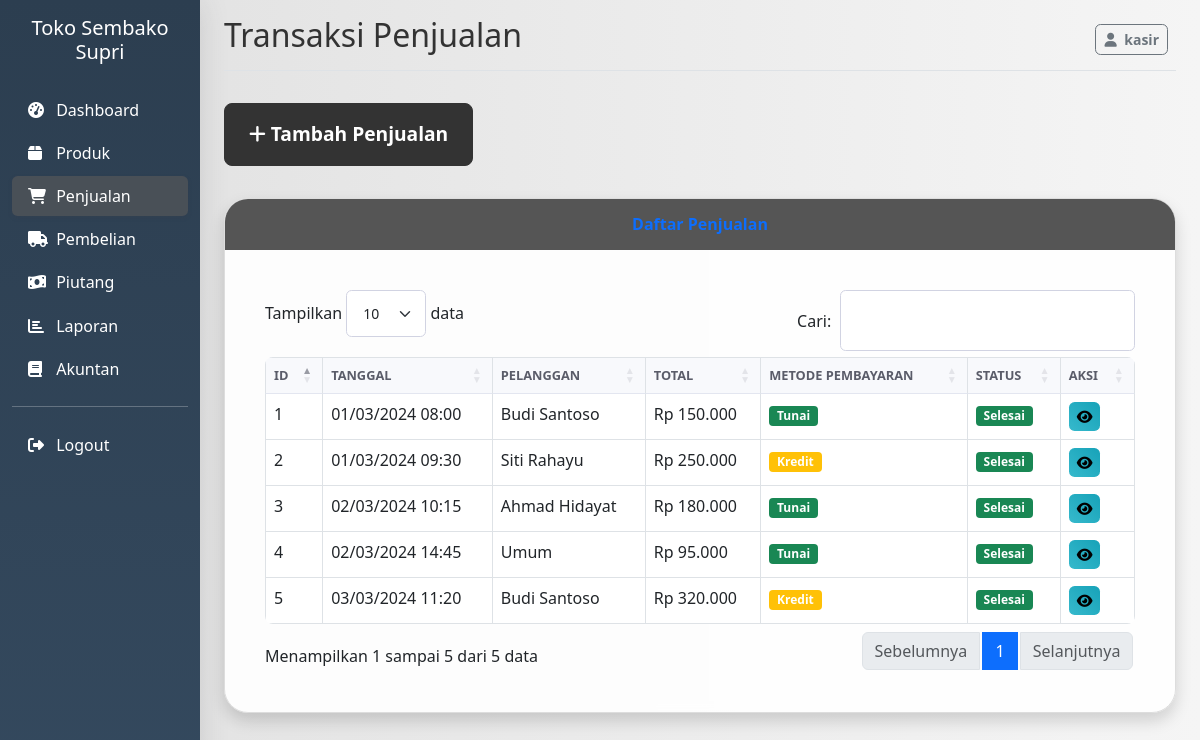
The page /index.php?page=sales (signed in) on the database its author committed.
### tables this page shows
CREATE TABLE `sales` (
  `id` int(11) NOT NULL AUTO_INCREMENT,
  `date` datetime NOT NULL,
  `customer_name` varchar(255) NOT NULL,
  `total` decimal(10,2) NOT NULL,
  `payment_method` enum('cash','credit') NOT NULL DEFAULT 'cash',
  `status` enum('completed','cancelled') NOT NULL DEFAULT 'completed',
  `created_at` timestamp NOT NULL DEFAULT current_timestamp(),
  `updated_at` timestamp NOT NULL DEFAULT current_timestamp() ON UPDATE current_timestamp(),
  PRIMARY KEY (`id`)
);

### models/Sale.php (called while the page is built, shortened)
<?php
class Sale {
    private $conn;
    private $table = 'sales';
    private $database;
    public function __construct() {
        $this->database = new Database();
    }
    private function reconnect() {
        try {
            $this->conn = $this->database->getConnection();
            return true;
        } catch (Exception $e) {
            throw new Exception("Failed to connect to database: " . $e->getMessage());
        }
    }
    public function getAll() {
        try {
            $query = "SELECT * FROM " . $this->table . " ORDER BY date DESC";
            $stmt = $this->conn->prepare($query);
            $stmt->execute();
            return $stmt->fetchAll(PDO::FETCH_ASSOC);
        } catch (PDOException $e) {
            throw new Exception("Error getting sales: " . $e->getMessage());
        }
    }
}
?>

### config/database.php (called while the page is built, shortened)
<?php
class Database {
    private $host = 'localhost';
    private $username = 'root';
    private $password = '';
    private $database = 'toko_sembako_supri';
    public function getConnection() {
        $this->conn = null;
        try {
            $options = [
                PDO::ATTR_ERRMODE => PDO::ERRMODE_EXCEPTION,
                PDO::ATTR_DEFAULT_FETCH_MODE => PDO::FETCH_ASSOC,
                PDO::ATTR_EMULATE_PREPARES => false,
                PDO::MYSQL_ATTR_INIT_COMMAND => "SET NAMES utf8",
                PDO::ATTR_TIMEOUT => 60,
                PDO::MYSQL_ATTR_USE_BUFFERED_QUERY => true,
                PDO::ATTR_PERSISTENT => true,
            ];
            $this->conn = new PDO(
                "mysql:host=" . $this->host . ";dbname=" . $this->database . ";charset=utf8",
                $this->username,
                $this->password,
                $options
            );
            $this->conn->exec("SET time_zone = '+07:00'");
            $this->conn->exec("SET SESSION innodb_lock_wait_timeout = 50");
            $this->conn->exec("SET SESSION wait_timeout = 60");
            $this->conn->exec("SET SESSION interactive_timeout = 60");
        } catch(PDOException $e) {
            echo "Connection error: " . $e->getMessage();
        }
        return $this->conn;
    }
}
?>

### models/SaleDetail.php (called while the page is built, shortened)
<?php
class SaleDetail {
    public function __construct() {
        $database = new Database();
    }
}
?>

### models/Product.php (called while the page is built, shortened)
<?php
class Product {
    public function __construct() {
        $database = new Database();
    }
}
?>

### controllers/SalesController.php (called while the page is built, shortened)
<?php
require_once 'models/Sale.php';
require_once 'models/SaleDetail.php';
require_once 'models/Product.php';
class SalesController {
    private $sale;
    public function __construct() {
        $this->sale = new Sale();
    }
    public function getAllSales() {
        return $this->sale->getAll();
    }
}
?>

### views/sales.php (the view, shortened to what this page needs)
<?php
require_once 'controllers/SalesController.php';
require_once 'models/Sale.php';
$salesController = new SalesController();
$sales = $salesController->getAllSales();
?>
<div class="mb-3">
    <button type="button" class="btn btn-primary" data-bs-toggle="modal" data-bs-target="#addSaleModal">
        <i class="fas fa-plus"></i> Tambah Penjualan
    </button>
</div>
<div class="card shadow mb-4">
    <div class="card-header py-3">
        <h6 class="m-0 font-weight-bold text-primary">Daftar Penjualan</h6>
    </div>
    <div class="card-body">
        <div class="table-responsive">
            <table class="table table-bordered" id="dataTable" width="100%" cellspacing="0">
                <thead>
                    <tr>
                        <th>ID</th>
                        <th>Tanggal</th>
                        <th>Pelanggan</th>
                        <th>Total</th>
                        <th>Metode Pembayaran</th>
                        <th>Status</th>
                        <th>Aksi</th>
                    </tr>
                </thead>
                <tbody>
                    <?php foreach ($sales as $sale): ?>
                        <tr>
                            <td><?= $sale['id'] ?></td>
                            <td><?= date('d/m/Y H:i', strtotime($sale['date'])) ?></td>
                            <td><?= $sale['customer_name'] ?></td>
                            <td>Rp <?= number_format($sale['total'], 0, ',', '.') ?></td>
                            <td>
                                <?php if ($sale['payment_method'] == 'cash'): ?>
                                    <span class="badge bg-success">Tunai</span>
                                <?php elseif ($sale['payment_method'] == 'credit'): ?>
                                    <span class="badge bg-warning">Kredit</span>
                                <?php else: ?>
                                    <span class="badge bg-info"><?= $sale['payment_method'] ?></span>
                                <?php endif; ?>
                            </td>
                            <td>
                                <?php if ($sale['status'] == 'completed'): ?>
                                    <span class="badge bg-success">Selesai</span>
                                <?php elseif ($sale['status'] == 'pending'): ?>
                                    <span class="badge bg-warning">Pending</span>
                                <?php else: ?>
                                    <span class="badge bg-secondary"><?= $sale['status'] ?></span>
                                <?php endif; ?>
                            </td>
                            <td>
                                <a href="index.php?page=sales&action=view&id=<?= $sale['id'] ?>" class="btn btn-sm btn-info">
                                    <i class="fas fa-eye"></i>
                                </a>
                            </td>
                        </tr>
                    <?php endforeach; ?>
                </tbody>
            </table>
        </div>
    </div>
</div>

### assets/css/style.css (style rules this page uses)
body { font-family: "Segoe UI", Tahoma, Geneva, Verdana, sans-serif; background: linear-gradient(to right, #e0e0e0, #f5f5f5); min-height: 100vh; display: flex; align-items: center; justify-content: center; color: #333; }
.card { border-radius: 1.5rem; overflow: hidden; box-shadow: 0 1rem 3rem rgba(0, 0, 0, 0.1); transition: transform 0.3s ease-in-out; background-color: rgba(255, 255, 255, 0.9); backdrop-filter: blur(5px); border: 1px solid #ddd; }
.card-header { background-color: #555; color: white; border-bottom: none; border-top-left-radius: 1.5rem; border-top-right-radius: 1.5rem; padding: 2rem 1.5rem; font-size: 1.5rem; font-weight: bold; text-align: center; }
.card-body { padding: 2.5rem; }
.btn { border-radius: 0.35rem; font-weight: 600; transition: all 0.3s ease; }
.btn-primary { background-color: #333; border-color: #333; color: white; border-radius: 0.5rem; padding: 1rem 1.5rem; font-size: 1.2rem; font-weight: bold; transition: background-color 0.3s ease-in-out, border-color 0.3s ease-in-out, opacity 0.3s ease-in-out, transform 0.3s ease-in-out; }
.btn-info { background: linear-gradient(45deg, #36b9cc, #17a2b8); border: none; }
.table { border-radius: 0.5rem; overflow: hidden; }
.table thead th { background-color: #f8f9fc; border-bottom: 2px solid #e3e6f0; font-weight: 600; color: #5a5c69; text-transform: uppercase; font-size: 0.8rem; }
.badge { font-size: 0.75rem; font-weight: 600; border-radius: 0.25rem; }
.mb-3 { margin-bottom: 2rem !important; }
.font-weight-bold { font-weight: 700 !important; }

### rows shown on the page
sales: id "5", date "03/03/2024 11:20", customer_name "Budi Santoso", total "320.000", payment_method "Kredit", status "Selesai"
sales: id "4", date "02/03/2024 14:45", customer_name "Umum", total "95.000", payment_method "Tunai", status "Selesai"
sales: id "3", date "02/03/2024 10:15", customer_name "Ahmad Hidayat", total "180.000", payment_method "Tunai", status "Selesai"
sales: id "2", date "01/03/2024 09:30", customer_name "Siti Rahayu", total "250.000", payment_method "Kredit", status "Selesai"
sales: id "1", date "01/03/2024 08:00", customer_name "Budi Santoso", total "150.000", payment_method "Tunai", status "Selesai"

### other values the page prints
$_SESSION['username'] "kasir"
